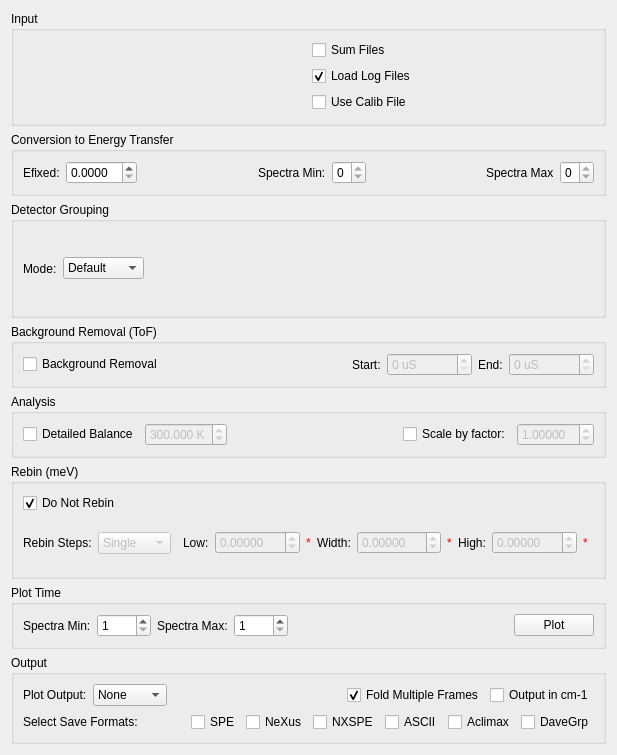
<?xml version="1.0" encoding="UTF-8"?>
<ui version="4.0">
 <class>ISISEnergyTransfer</class>
 <widget class="QWidget" name="ISISEnergyTransfer">
  <property name="geometry">
   <rect>
    <x>0</x>
    <y>0</y>
    <width>617</width>
    <height>755</height>
   </rect>
  </property>
  <property name="minimumSize">
   <size>
    <width>500</width>
    <height>0</height>
   </size>
  </property>
  <property name="windowTitle">
   <string>Form</string>
  </property>
  <layout class="QVBoxLayout" name="verticalLayout_2">
   <item>
    <widget class="QGroupBox" name="gbInput">
     <property name="title">
      <string>Input</string>
     </property>
     <layout class="QGridLayout" name="gridLayout">
      <item row="0" column="1">
       <widget class="QCheckBox" name="ckSumFiles">
        <property name="toolTip">
         <string>Sum multiple files together.</string>
        </property>
        <property name="text">
         <string>Sum Files</string>
        </property>
       </widget>
      </item>
      <item row="2" column="0">
       <widget class="MantidQt::MantidWidgets::DataSelector" name="dsCalibrationFile" native="true">
        <property name="enabled">
         <bool>false</bool>
        </property>
        <property name="sizePolicy">
         <sizepolicy hsizetype="Minimum" vsizetype="Fixed">
          <horstretch>0</horstretch>
          <verstretch>0</verstretch>
         </sizepolicy>
        </property>
        <property name="autoLoad" stdset="0">
         <bool>true</bool>
        </property>
        <property name="showLoad" stdset="0">
         <bool>false</bool>
        </property>
        <property name="workspaceSuffixes" stdset="0">
         <string>_calib</string>
        </property>
        <property name="fileBrowserSuffixes" stdset="0">
         <string>_calib.nxs</string>
        </property>
       </widget>
      </item>
      <item row="2" column="1">
       <widget class="QCheckBox" name="ckUseCalib">
        <property name="toolTip">
         <string>Use calibration file to adjust for detector efficiency.</string>
        </property>
        <property name="text">
         <string>Use Calib File</string>
        </property>
       </widget>
      </item>
      <item row="0" column="0">
       <widget class="MantidQt::MantidWidgets::MWRunFiles" name="dsRunFiles" native="true">
        <property name="sizePolicy">
         <sizepolicy hsizetype="Preferred" vsizetype="Fixed">
          <horstretch>0</horstretch>
          <verstretch>41</verstretch>
         </sizepolicy>
        </property>
        <property name="label" stdset="0">
         <string>Run Files</string>
        </property>
        <property name="multipleFiles" stdset="0">
         <bool>true</bool>
        </property>
       </widget>
      </item>
      <item row="1" column="1">
       <widget class="QCheckBox" name="ckLoadLogFiles">
        <property name="text">
         <string>Load Log Files</string>
        </property>
        <property name="checked">
         <bool>true</bool>
        </property>
       </widget>
      </item>
     </layout>
    </widget>
   </item>
   <item>
    <widget class="QGroupBox" name="gbC2E">
     <property name="title">
      <string>Conversion to Energy Transfer</string>
     </property>
     <layout class="QHBoxLayout" name="horizontalLayout">
      <item>
       <widget class="QLabel" name="lbEfixed">
        <property name="text">
         <string>Efixed:</string>
        </property>
       </widget>
      </item>
      <item>
       <widget class="QDoubleSpinBox" name="spEfixed">
        <property name="decimals">
         <number>4</number>
        </property>
        <property name="singleStep">
         <double>0.100000000000000</double>
        </property>
       </widget>
      </item>
      <item>
       <spacer name="horizontalSpacer_1">
        <property name="orientation">
         <enum>Qt::Horizontal</enum>
        </property>
        <property name="sizeHint" stdset="0">
         <size>
          <width>40</width>
          <height>20</height>
         </size>
        </property>
       </spacer>
      </item>
      <item>
       <widget class="QLabel" name="lbSpectraMin">
        <property name="text">
         <string>Spectra Min:</string>
        </property>
       </widget>
      </item>
      <item>
       <widget class="QSpinBox" name="spSpectraMin">
        <property name="maximum">
         <number>0</number>
        </property>
       </widget>
      </item>
      <item>
       <spacer name="horizontalSpacer_2">
        <property name="orientation">
         <enum>Qt::Horizontal</enum>
        </property>
        <property name="sizeHint" stdset="0">
         <size>
          <width>40</width>
          <height>20</height>
         </size>
        </property>
       </spacer>
      </item>
      <item>
       <widget class="QLabel" name="lbSpectraMax">
        <property name="text">
         <string>Spectra Max</string>
        </property>
       </widget>
      </item>
      <item>
       <widget class="QSpinBox" name="spSpectraMax">
        <property name="maximum">
         <number>0</number>
        </property>
       </widget>
      </item>
     </layout>
    </widget>
   </item>
   <item>
    <widget class="QGroupBox" name="gbGrouping">
     <property name="title">
      <string>Detector Grouping</string>
     </property>
     <layout class="QHBoxLayout" name="horizontalLayout_4">
      <item>
       <widget class="QLabel" name="lbGroupingMode">
        <property name="sizePolicy">
         <sizepolicy hsizetype="Preferred" vsizetype="Preferred">
          <horstretch>0</horstretch>
          <verstretch>0</verstretch>
         </sizepolicy>
        </property>
        <property name="layoutDirection">
         <enum>Qt::LeftToRight</enum>
        </property>
        <property name="text">
         <string>Mode:</string>
        </property>
        <property name="buddy">
         <cstring>cbGroupingOptions</cstring>
        </property>
       </widget>
      </item>
      <item>
       <widget class="QComboBox" name="cbGroupingOptions">
        <property name="toolTip">
         <string>Select type of detector grouping to apply.</string>
        </property>
        <item>
         <property name="text">
          <string>Default</string>
         </property>
        </item>
        <item>
         <property name="text">
          <string>Individual</string>
         </property>
        </item>
        <item>
         <property name="text">
          <string>Groups</string>
         </property>
        </item>
        <item>
         <property name="text">
          <string>All</string>
         </property>
        </item>
        <item>
         <property name="text">
          <string>File</string>
         </property>
        </item>
       </widget>
      </item>
      <item>
       <widget class="QStackedWidget" name="swGrouping">
        <property name="lineWidth">
         <number>0</number>
        </property>
        <property name="currentIndex">
         <number>0</number>
        </property>
        <widget class="QWidget" name="pgMapFile">
         <layout class="QHBoxLayout" name="horizontalLayout_5">
          <item>
           <widget class="MantidQt::MantidWidgets::MWRunFiles" name="dsMapFile" native="true">
            <property name="sizePolicy">
             <sizepolicy hsizetype="Preferred" vsizetype="Fixed">
              <horstretch>0</horstretch>
              <verstretch>41</verstretch>
             </sizepolicy>
            </property>
            <property name="findRunFiles" stdset="0">
             <bool>false</bool>
            </property>
            <property name="label" stdset="0">
             <string/>
            </property>
            <property name="multipleFiles" stdset="0">
             <bool>false</bool>
            </property>
            <property name="algorithmAndProperty" stdset="0">
             <string/>
            </property>
            <property name="fileExtensions" stdset="0">
             <stringlist>
              <string>.map</string>
             </stringlist>
            </property>
           </widget>
          </item>
         </layout>
        </widget>
        <widget class="QWidget" name="pgMappingGroups">
         <layout class="QHBoxLayout" name="horizontalLayout_26">
          <item>
           <widget class="QLabel" name="lbNoGroups">
            <property name="text">
             <string>Number of Groups: </string>
            </property>
           </widget>
          </item>
          <item>
           <widget class="QSpinBox" name="spNumberGroups"/>
          </item>
          <item>
           <spacer name="horizontalSpacer_5">
            <property name="orientation">
             <enum>Qt::Horizontal</enum>
            </property>
            <property name="sizeHint" stdset="0">
             <size>
              <width>40</width>
              <height>20</height>
             </size>
            </property>
           </spacer>
          </item>
         </layout>
        </widget>
        <widget class="QWidget" name="pgMappingBlank"/>
       </widget>
      </item>
     </layout>
    </widget>
   </item>
   <item>
    <widget class="QGroupBox" name="gbBackgroundRemoval">
     <property name="title">
      <string>Background Removal (ToF)</string>
     </property>
     <layout class="QHBoxLayout" name="horizontalLayout_3">
      <item>
       <widget class="QCheckBox" name="ckBackgroundRemoval">
        <property name="text">
         <string>Background Removal</string>
        </property>
       </widget>
      </item>
      <item>
       <spacer name="horizontalSpacer">
        <property name="orientation">
         <enum>Qt::Horizontal</enum>
        </property>
        <property name="sizeHint" stdset="0">
         <size>
          <width>40</width>
          <height>20</height>
         </size>
        </property>
       </spacer>
      </item>
      <item>
       <widget class="QLabel" name="lbBackgroundStart">
        <property name="text">
         <string>Start:</string>
        </property>
       </widget>
      </item>
      <item>
       <widget class="QSpinBox" name="spBackgroundStart">
        <property name="enabled">
         <bool>false</bool>
        </property>
        <property name="suffix">
         <string> uS</string>
        </property>
        <property name="maximum">
         <number>999999</number>
        </property>
       </widget>
      </item>
      <item>
       <widget class="QLabel" name="lbBackgroundEnd">
        <property name="text">
         <string>End:</string>
        </property>
       </widget>
      </item>
      <item>
       <widget class="QSpinBox" name="spBackgroundEnd">
        <property name="enabled">
         <bool>false</bool>
        </property>
        <property name="suffix">
         <string> uS</string>
        </property>
        <property name="maximum">
         <number>999999</number>
        </property>
       </widget>
      </item>
     </layout>
    </widget>
   </item>
   <item>
    <widget class="QGroupBox" name="gbAnalysis">
     <property name="title">
      <string>Analysis</string>
     </property>
     <layout class="QGridLayout" name="gridLayout_3">
      <property name="sizeConstraint">
       <enum>QLayout::SetDefaultConstraint</enum>
      </property>
      <item row="0" column="0">
       <widget class="QCheckBox" name="ckDetailedBalance">
        <property name="text">
         <string>Detailed Balance</string>
        </property>
       </widget>
      </item>
      <item row="0" column="4">
       <widget class="QCheckBox" name="ckScaleMultiplier">
        <property name="text">
         <string>Scale by factor:</string>
        </property>
       </widget>
      </item>
      <item row="0" column="1">
       <widget class="QDoubleSpinBox" name="spDetailedBalance">
        <property name="enabled">
         <bool>false</bool>
        </property>
        <property name="suffix">
         <string> K</string>
        </property>
        <property name="decimals">
         <number>3</number>
        </property>
        <property name="maximum">
         <double>999.990000000000009</double>
        </property>
        <property name="singleStep">
         <double>10.000000000000000</double>
        </property>
        <property name="value">
         <double>300.000000000000000</double>
        </property>
       </widget>
      </item>
      <item row="0" column="2">
       <spacer name="horizontalSpacer_0">
        <property name="orientation">
         <enum>Qt::Horizontal</enum>
        </property>
        <property name="sizeHint" stdset="0">
         <size>
          <width>40</width>
          <height>20</height>
         </size>
        </property>
       </spacer>
      </item>
      <item row="0" column="5">
       <widget class="QDoubleSpinBox" name="spScaleMultiplier">
        <property name="enabled">
         <bool>false</bool>
        </property>
        <property name="decimals">
         <number>5</number>
        </property>
        <property name="maximum">
         <double>99.989999999999995</double>
        </property>
        <property name="singleStep">
         <double>0.100000000000000</double>
        </property>
        <property name="value">
         <double>1.000000000000000</double>
        </property>
       </widget>
      </item>
     </layout>
    </widget>
   </item>
   <item>
    <widget class="QGroupBox" name="gbRebin">
     <property name="title">
      <string>Rebin (meV)</string>
     </property>
     <layout class="QVBoxLayout" name="verticalLayout_14">
      <item>
       <layout class="QHBoxLayout" name="loRebin">
        <property name="spacing">
         <number>0</number>
        </property>
        <item>
         <widget class="QCheckBox" name="ckDoNotRebin">
          <property name="toolTip">
           <string>Do not perform rebinning step on this data.</string>
          </property>
          <property name="text">
           <string>Do Not Rebin</string>
          </property>
          <property name="checked">
           <bool>true</bool>
          </property>
         </widget>
        </item>
        <item>
         <spacer name="horizontalSpacer_6">
          <property name="orientation">
           <enum>Qt::Horizontal</enum>
          </property>
          <property name="sizeHint" stdset="0">
           <size>
            <width>40</width>
            <height>20</height>
           </size>
          </property>
         </spacer>
        </item>
       </layout>
      </item>
      <item>
       <layout class="QHBoxLayout" name="loRebinOptions">
        <item>
         <widget class="QLabel" name="lbRebinSteps">
          <property name="text">
           <string>Rebin Steps:</string>
          </property>
         </widget>
        </item>
        <item>
         <widget class="QComboBox" name="cbRebinType">
          <property name="enabled">
           <bool>false</bool>
          </property>
          <property name="sizePolicy">
           <sizepolicy hsizetype="MinimumExpanding" vsizetype="Fixed">
            <horstretch>0</horstretch>
            <verstretch>0</verstretch>
           </sizepolicy>
          </property>
          <item>
           <property name="text">
            <string>Single</string>
           </property>
          </item>
          <item>
           <property name="text">
            <string>Multiple</string>
           </property>
          </item>
         </widget>
        </item>
        <item>
         <widget class="QStackedWidget" name="swRebin">
          <property name="currentIndex">
           <number>0</number>
          </property>
          <widget class="QWidget" name="pgSingleRebin">
           <layout class="QVBoxLayout" name="verticalLayout_16">
            <property name="spacing">
             <number>0</number>
            </property>
            <property name="margin">
             <number>0</number>
            </property>
            <item>
             <layout class="QHBoxLayout" name="loSingleRebin">
              <property name="spacing">
               <number>6</number>
              </property>
              <property name="margin">
               <number>6</number>
              </property>
              <item>
               <widget class="QLabel" name="lbRebinLow">
                <property name="text">
                 <string>Low:</string>
                </property>
               </widget>
              </item>
              <item>
               <widget class="QDoubleSpinBox" name="spRebinLow">
                <property name="enabled">
                 <bool>false</bool>
                </property>
                <property name="decimals">
                 <number>5</number>
                </property>
                <property name="minimum">
                 <double>-999.990000000000009</double>
                </property>
                <property name="maximum">
                 <double>999.990000000000009</double>
                </property>
                <property name="singleStep">
                 <double>0.100000000000000</double>
                </property>
               </widget>
              </item>
              <item>
               <widget class="QLabel" name="valRebinLow">
                <property name="styleSheet">
                 <string notr="true">color: rgb(255, 0, 4)</string>
                </property>
                <property name="text">
                 <string>*</string>
                </property>
               </widget>
              </item>
              <item>
               <spacer name="horizontalSpacer_7">
                <property name="orientation">
                 <enum>Qt::Horizontal</enum>
                </property>
                <property name="sizeHint" stdset="0">
                 <size>
                  <width>40</width>
                  <height>20</height>
                 </size>
                </property>
               </spacer>
              </item>
              <item>
               <widget class="QLabel" name="lbRebinWidth">
                <property name="text">
                 <string>Width:</string>
                </property>
               </widget>
              </item>
              <item>
               <widget class="QDoubleSpinBox" name="spRebinWidth">
                <property name="enabled">
                 <bool>false</bool>
                </property>
                <property name="decimals">
                 <number>5</number>
                </property>
                <property name="minimum">
                 <double>-999.990000000000009</double>
                </property>
                <property name="maximum">
                 <double>999.990000000000009</double>
                </property>
                <property name="singleStep">
                 <double>0.010000000000000</double>
                </property>
               </widget>
              </item>
              <item>
               <widget class="QLabel" name="valRebinWidth">
                <property name="styleSheet">
                 <string notr="true">color: rgb(255, 0, 4)</string>
                </property>
                <property name="text">
                 <string>*</string>
                </property>
               </widget>
              </item>
              <item>
               <spacer name="horizontalSpacer_8">
                <property name="orientation">
                 <enum>Qt::Horizontal</enum>
                </property>
                <property name="sizeHint" stdset="0">
                 <size>
                  <width>40</width>
                  <height>20</height>
                 </size>
                </property>
               </spacer>
              </item>
              <item>
               <widget class="QLabel" name="lbRebinHigh">
                <property name="text">
                 <string>High:</string>
                </property>
               </widget>
              </item>
              <item>
               <widget class="QDoubleSpinBox" name="spRebinHigh">
                <property name="enabled">
                 <bool>false</bool>
                </property>
                <property name="decimals">
                 <number>5</number>
                </property>
                <property name="minimum">
                 <double>-999.990000000000009</double>
                </property>
                <property name="maximum">
                 <double>999.990000000000009</double>
                </property>
                <property name="singleStep">
                 <double>0.100000000000000</double>
                </property>
               </widget>
              </item>
              <item>
               <widget class="QLabel" name="valRebinHigh">
                <property name="styleSheet">
                 <string notr="true">color: rgb(255, 0, 4)</string>
                </property>
                <property name="text">
                 <string>*</string>
                </property>
               </widget>
              </item>
             </layout>
            </item>
           </layout>
          </widget>
          <widget class="QWidget" name="pgMultipleRebin">
           <layout class="QHBoxLayout" name="horizontalLayout_2">
            <item>
             <widget class="QLabel" name="lbRebinString">
              <property name="text">
               <string>Rebin String:</string>
              </property>
             </widget>
            </item>
            <item>
             <widget class="QLineEdit" name="leRebinString">
              <property name="enabled">
               <bool>false</bool>
              </property>
             </widget>
            </item>
            <item>
             <widget class="QLabel" name="valRebinString">
              <property name="styleSheet">
               <string notr="true">color: rgb(255, 0, 4)</string>
              </property>
              <property name="text">
               <string>*</string>
              </property>
             </widget>
            </item>
           </layout>
          </widget>
         </widget>
        </item>
       </layout>
      </item>
     </layout>
    </widget>
   </item>
   <item>
    <widget class="QGroupBox" name="gbPlotTime">
     <property name="title">
      <string>Plot Time</string>
     </property>
     <layout class="QHBoxLayout" name="horizontalLayout_6">
      <item>
       <widget class="QLabel" name="lbPlotTimeSpecMin">
        <property name="text">
         <string>Spectra Min:</string>
        </property>
       </widget>
      </item>
      <item>
       <widget class="QSpinBox" name="spPlotTimeSpecMin">
        <property name="minimum">
         <number>1</number>
        </property>
        <property name="maximum">
         <number>1200</number>
        </property>
       </widget>
      </item>
      <item>
       <widget class="QLabel" name="lbPlotTimeSpecMax">
        <property name="text">
         <string>Spectra Max:</string>
        </property>
       </widget>
      </item>
      <item>
       <widget class="QSpinBox" name="spPlotTimeSpecMax">
        <property name="minimum">
         <number>1</number>
        </property>
        <property name="maximum">
         <number>1200</number>
        </property>
       </widget>
      </item>
      <item>
       <spacer name="space_plotTime">
        <property name="orientation">
         <enum>Qt::Horizontal</enum>
        </property>
        <property name="sizeHint" stdset="0">
         <size>
          <width>40</width>
          <height>20</height>
         </size>
        </property>
       </spacer>
      </item>
      <item>
       <widget class="QPushButton" name="pbPlotTime">
        <property name="toolTip">
         <string>Plot raw time values.</string>
        </property>
        <property name="text">
         <string>Plot</string>
        </property>
       </widget>
      </item>
     </layout>
    </widget>
   </item>
   <item>
    <widget class="QGroupBox" name="gbOutput">
     <property name="title">
      <string>Output</string>
     </property>
     <layout class="QGridLayout" name="gridLayout_8">
      <item row="1" column="0">
       <layout class="QHBoxLayout" name="loSaveFormats">
        <item>
         <widget class="QLabel" name="lbSaveFormats">
          <property name="text">
           <string>Select Save Formats:</string>
          </property>
         </widget>
        </item>
        <item>
         <spacer name="horizontalSpacer_9">
          <property name="orientation">
           <enum>Qt::Horizontal</enum>
          </property>
          <property name="sizeHint" stdset="0">
           <size>
            <width>40</width>
            <height>20</height>
           </size>
          </property>
         </spacer>
        </item>
        <item>
         <widget class="QCheckBox" name="ckSaveSPE">
          <property name="toolTip">
           <string>Save file in SPE format.</string>
          </property>
          <property name="text">
           <string>SPE</string>
          </property>
          <property name="checked">
           <bool>false</bool>
          </property>
         </widget>
        </item>
        <item>
         <widget class="QCheckBox" name="ckSaveNexus">
          <property name="toolTip">
           <string>Save file in Nexus format.</string>
          </property>
          <property name="text">
           <string>NeXus</string>
          </property>
         </widget>
        </item>
        <item>
         <widget class="QCheckBox" name="ckSaveNXSPE">
          <property name="text">
           <string>NXSPE</string>
          </property>
         </widget>
        </item>
        <item>
         <widget class="QCheckBox" name="ckSaveASCII">
          <property name="text">
           <string>ASCII</string>
          </property>
         </widget>
        </item>
        <item>
         <widget class="QCheckBox" name="ckSaveAclimax">
          <property name="text">
           <string>Aclimax</string>
          </property>
         </widget>
        </item>
        <item>
         <widget class="QCheckBox" name="ckSaveDaveGrp">
          <property name="text">
           <string>DaveGrp</string>
          </property>
         </widget>
        </item>
       </layout>
      </item>
      <item row="0" column="0">
       <layout class="QHBoxLayout" name="loOutputOptions">
        <item>
         <widget class="QLabel" name="lbPlotOutput">
          <property name="text">
           <string>Plot Output:</string>
          </property>
          <property name="alignment">
           <set>Qt::AlignLeading|Qt::AlignLeft|Qt::AlignVCenter</set>
          </property>
         </widget>
        </item>
        <item>
         <widget class="QComboBox" name="cbPlotType">
          <item>
           <property name="text">
            <string>None</string>
           </property>
          </item>
          <item>
           <property name="text">
            <string>Spectra</string>
           </property>
          </item>
          <item>
           <property name="text">
            <string>Contour</string>
           </property>
          </item>
         </widget>
        </item>
        <item>
         <spacer name="horizontalSpacer_3">
          <property name="orientation">
           <enum>Qt::Horizontal</enum>
          </property>
          <property name="sizeHint" stdset="0">
           <size>
            <width>40</width>
            <height>20</height>
           </size>
          </property>
         </spacer>
        </item>
        <item>
         <widget class="QCheckBox" name="ckFold">
          <property name="enabled">
           <bool>true</bool>
          </property>
          <property name="toolTip">
           <string>&lt;html&gt;&lt;head/&gt;&lt;body&gt;&lt;p&gt;If checked, multiple-framed data will be folded back into a single spectrum.&lt;br/&gt;Otherwise data is left as is and multiple frames are named giving the frame number at the end of the workspace name.&lt;/p&gt;&lt;/body&gt;&lt;/html&gt;</string>
          </property>
          <property name="text">
           <string>Fold Multiple Frames</string>
          </property>
          <property name="checked">
           <bool>true</bool>
          </property>
         </widget>
        </item>
        <item>
         <widget class="QCheckBox" name="ckCm1Units">
          <property name="text">
           <string>Output in cm-1</string>
          </property>
         </widget>
        </item>
       </layout>
      </item>
     </layout>
    </widget>
   </item>
  </layout>
 </widget>
 <customwidgets>
  <customwidget>
   <class>MantidQt::MantidWidgets::DataSelector</class>
   <extends>QWidget</extends>
   <header>MantidQtMantidWidgets/DataSelector.h</header>
  </customwidget>
  <customwidget>
   <class>MantidQt::MantidWidgets::MWRunFiles</class>
   <extends>QWidget</extends>
   <header>MantidQtMantidWidgets/MWRunFiles.h</header>
  </customwidget>
 </customwidgets>
 <tabstops>
  <tabstop>ckSumFiles</tabstop>
  <tabstop>ckLoadLogFiles</tabstop>
  <tabstop>ckUseCalib</tabstop>
  <tabstop>spEfixed</tabstop>
  <tabstop>spSpectraMin</tabstop>
  <tabstop>spSpectraMax</tabstop>
  <tabstop>cbGroupingOptions</tabstop>
  <tabstop>spNumberGroups</tabstop>
  <tabstop>ckBackgroundRemoval</tabstop>
  <tabstop>spBackgroundStart</tabstop>
  <tabstop>spBackgroundEnd</tabstop>
  <tabstop>ckDetailedBalance</tabstop>
  <tabstop>spDetailedBalance</tabstop>
  <tabstop>ckScaleMultiplier</tabstop>
  <tabstop>spScaleMultiplier</tabstop>
  <tabstop>ckDoNotRebin</tabstop>
  <tabstop>cbRebinType</tabstop>
  <tabstop>spRebinLow</tabstop>
  <tabstop>spRebinWidth</tabstop>
  <tabstop>spRebinHigh</tabstop>
  <tabstop>leRebinString</tabstop>
  <tabstop>spPlotTimeSpecMin</tabstop>
  <tabstop>spPlotTimeSpecMax</tabstop>
  <tabstop>pbPlotTime</tabstop>
  <tabstop>cbPlotType</tabstop>
  <tabstop>ckFold</tabstop>
  <tabstop>ckCm1Units</tabstop>
  <tabstop>ckSaveSPE</tabstop>
  <tabstop>ckSaveNexus</tabstop>
  <tabstop>ckSaveNXSPE</tabstop>
  <tabstop>ckSaveASCII</tabstop>
  <tabstop>ckSaveAclimax</tabstop>
  <tabstop>ckSaveDaveGrp</tabstop>
 </tabstops>
 <resources/>
 <connections>
  <connection>
   <sender>ckDoNotRebin</sender>
   <signal>toggled(bool)</signal>
   <receiver>cbRebinType</receiver>
   <slot>setDisabled(bool)</slot>
   <hints>
    <hint type="sourcelabel">
     <x>69</x>
     <y>362</y>
    </hint>
    <hint type="destinationlabel">
     <x>138</x>
     <y>397</y>
    </hint>
   </hints>
  </connection>
  <connection>
   <sender>ckDoNotRebin</sender>
   <signal>toggled(bool)</signal>
   <receiver>leRebinString</receiver>
   <slot>setDisabled(bool)</slot>
   <hints>
    <hint type="sourcelabel">
     <x>46</x>
     <y>362</y>
    </hint>
    <hint type="destinationlabel">
     <x>413</x>
     <y>397</y>
    </hint>
   </hints>
  </connection>
  <connection>
   <sender>cbRebinType</sender>
   <signal>currentIndexChanged(int)</signal>
   <receiver>swRebin</receiver>
   <slot>setCurrentIndex(int)</slot>
   <hints>
    <hint type="sourcelabel">
     <x>138</x>
     <y>397</y>
    </hint>
    <hint type="destinationlabel">
     <x>376</x>
     <y>397</y>
    </hint>
   </hints>
  </connection>
  <connection>
   <sender>ckScaleMultiplier</sender>
   <signal>toggled(bool)</signal>
   <receiver>spScaleMultiplier</receiver>
   <slot>setEnabled(bool)</slot>
   <hints>
    <hint type="sourcelabel">
     <x>432</x>
     <y>244</y>
    </hint>
    <hint type="destinationlabel">
     <x>527</x>
     <y>245</y>
    </hint>
   </hints>
  </connection>
  <connection>
   <sender>ckDetailedBalance</sender>
   <signal>toggled(bool)</signal>
   <receiver>spDetailedBalance</receiver>
   <slot>setEnabled(bool)</slot>
   <hints>
    <hint type="sourcelabel">
     <x>84</x>
     <y>244</y>
    </hint>
    <hint type="destinationlabel">
     <x>193</x>
     <y>245</y>
    </hint>
   </hints>
  </connection>
  <connection>
   <sender>ckDoNotRebin</sender>
   <signal>toggled(bool)</signal>
   <receiver>spRebinLow</receiver>
   <slot>setDisabled(bool)</slot>
   <hints>
    <hint type="sourcelabel">
     <x>46</x>
     <y>371</y>
    </hint>
    <hint type="destinationlabel">
     <x>256</x>
     <y>406</y>
    </hint>
   </hints>
  </connection>
  <connection>
   <sender>ckDoNotRebin</sender>
   <signal>toggled(bool)</signal>
   <receiver>spRebinWidth</receiver>
   <slot>setDisabled(bool)</slot>
   <hints>
    <hint type="sourcelabel">
     <x>46</x>
     <y>371</y>
    </hint>
    <hint type="destinationlabel">
     <x>392</x>
     <y>406</y>
    </hint>
   </hints>
  </connection>
  <connection>
   <sender>ckDoNotRebin</sender>
   <signal>toggled(bool)</signal>
   <receiver>spRebinHigh</receiver>
   <slot>setDisabled(bool)</slot>
   <hints>
    <hint type="sourcelabel">
     <x>46</x>
     <y>371</y>
    </hint>
    <hint type="destinationlabel">
     <x>527</x>
     <y>405</y>
    </hint>
   </hints>
  </connection>
  <connection>
   <sender>ckBackgroundRemoval</sender>
   <signal>toggled(bool)</signal>
   <receiver>spBackgroundStart</receiver>
   <slot>setEnabled(bool)</slot>
   <hints>
    <hint type="sourcelabel">
     <x>96</x>
     <y>237</y>
    </hint>
    <hint type="destinationlabel">
     <x>476</x>
     <y>238</y>
    </hint>
   </hints>
  </connection>
  <connection>
   <sender>ckBackgroundRemoval</sender>
   <signal>toggled(bool)</signal>
   <receiver>spBackgroundEnd</receiver>
   <slot>setEnabled(bool)</slot>
   <hints>
    <hint type="sourcelabel">
     <x>96</x>
     <y>237</y>
    </hint>
    <hint type="destinationlabel">
     <x>554</x>
     <y>238</y>
    </hint>
   </hints>
  </connection>
  <connection>
   <sender>ckUseCalib</sender>
   <signal>toggled(bool)</signal>
   <receiver>dsCalibrationFile</receiver>
   <slot>setEnabled(bool)</slot>
   <hints>
    <hint type="sourcelabel">
     <x>454</x>
     <y>86</y>
    </hint>
    <hint type="destinationlabel">
     <x>162</x>
     <y>86</y>
    </hint>
   </hints>
  </connection>
 </connections>
</ui>
